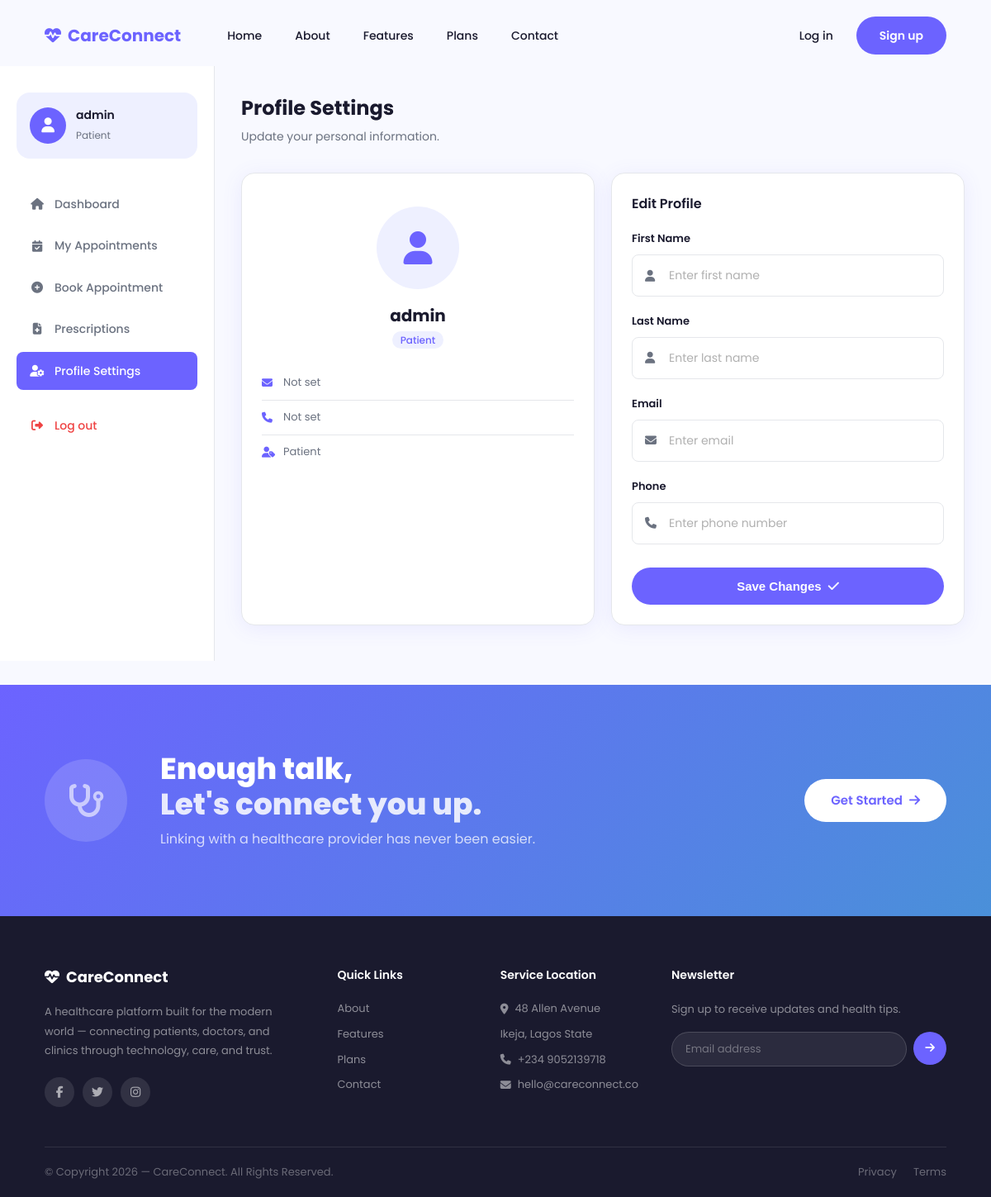
The page /patient/profile/ (signed in) on the database as committed earlier.
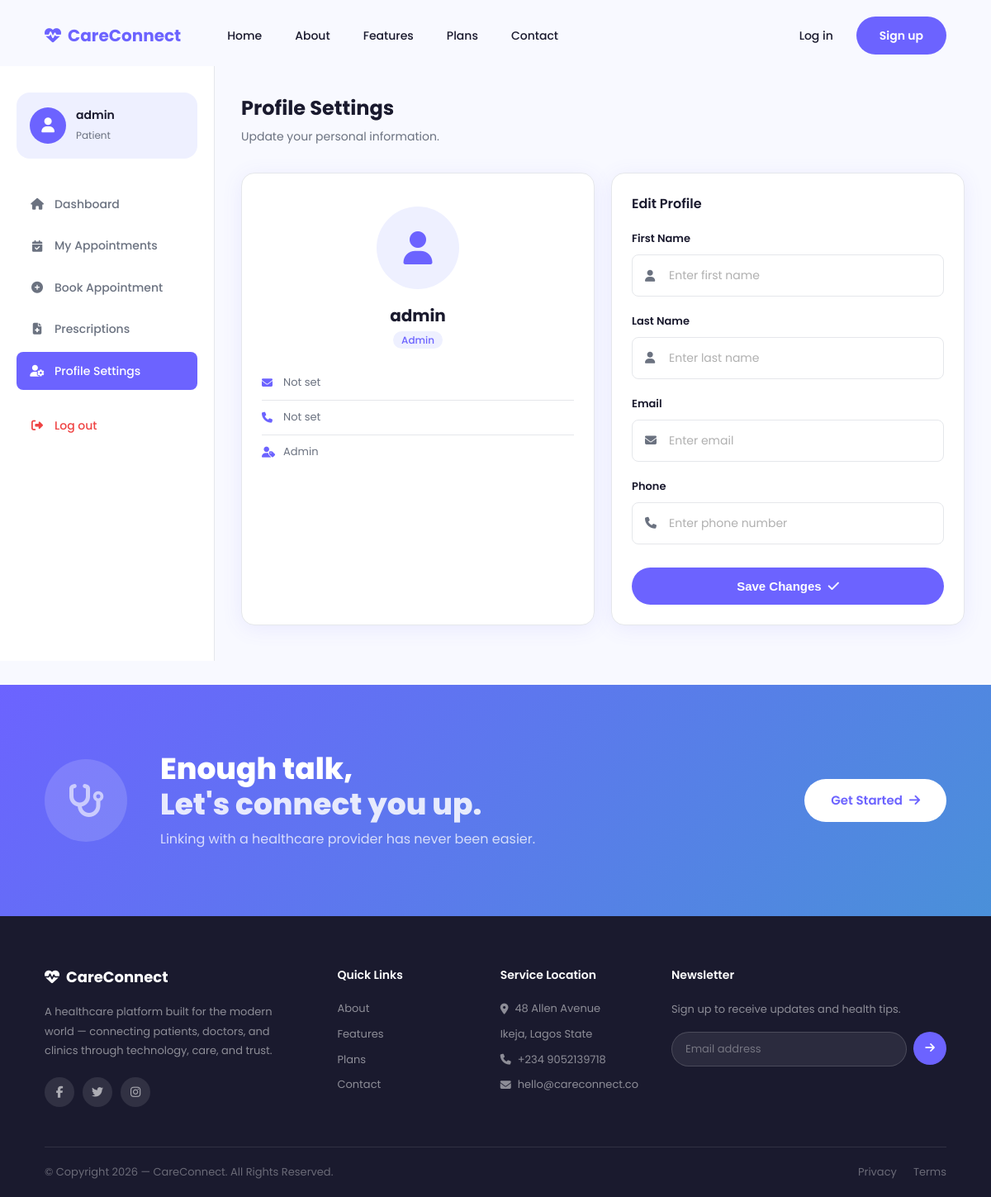
The same page on the database as committed later.
### accounts/models.py (models this page shows, shortened)
class User(AbstractUser):
    PATIENT = 'patient'
    DOCTOR  = 'doctor'
    ADMIN   = 'admin'
    ROLE_CHOICES = [
        (PATIENT, 'Patient'),
        (DOCTOR,  'Doctor'),
        (ADMIN,   'Admin'),
    ]
    role  = models.CharField(max_length=10, choices=ROLE_CHOICES, default=PATIENT)
    phone = models.CharField(max_length=20, blank=True)

### appointments/views.py (the view, shortened to what this page needs)
# urls.py: path('profile/', views.patient_profile, name='patient_profile'),
@login_required
def patient_profile(request):
    return render(request, 'appointments/patient_profile.html')

### appointments/templates/appointments/patient_profile.html (shortened to what this page needs)
{% extends 'base.html' %}
{% block content %}
<div class="dashboard-layout">
  <aside class="sidebar">
    <div class="sidebar-user">
      <div class="sidebar-avatar"><i class="fas fa-user"></i></div>
      <div>
        <h4>{{ user.get_full_name|default:user.username }}</h4>
        <span>Patient</span>
      </div>
    </div>
    <nav class="sidebar-nav">
      <a href="/patient/dashboard/"><i class="fas fa-home"></i> Dashboard</a>
      <a href="/patient/appointments/"><i class="fas fa-calendar-check"></i> My Appointments</a>
      <a href="/patient/book/"><i class="fas fa-plus-circle"></i> Book Appointment</a>
      <a href="/patient/prescriptions/"><i class="fas fa-file-medical"></i> Prescriptions</a>
      <a href="/patient/profile/" class="active"><i class="fas fa-user-cog"></i> Profile Settings</a>
      <a href="/accounts/logout/" class="logout"><i class="fas fa-sign-out-alt"></i> Log out</a>
    </nav>
  </aside>
  <main class="dashboard-main">
    <div class="dashboard-topbar">
      <div>
        <h1>Profile Settings</h1>
        <p>Update your personal information.</p>
      </div>
    </div>
    <div class="dashboard-row">
      <div class="dashboard-card" style="text-align:center;padding:40px 24px;">
        <div class="doctor-avatar-lg" style="margin:0 auto 16px;">
          <i class="fas fa-user"></i>
        </div>
        <h3 style="font-size:20px;font-weight:700;">{{ user.get_full_name|default:user.username }}</h3>
        <span class="doctor-speciality">{{ user.role|title }}</span>
        <div style="margin-top:20px;text-align:left;">
          <div style="display:flex;align-items:center;gap:10px;padding:10px 0;border-bottom:1px solid var(--border);font-size:13px;color:var(--gray);">
            <i class="fas fa-envelope" style="color:var(--purple);width:16px;"></i>
            {{ user.email|default:"Not set" }}
          </div>
          <div style="display:flex;align-items:center;gap:10px;padding:10px 0;border-bottom:1px solid var(--border);font-size:13px;color:var(--gray);">
            <i class="fas fa-phone" style="color:var(--purple);width:16px;"></i>
            {{ user.phone|default:"Not set" }}
          </div>
          <div style="display:flex;align-items:center;gap:10px;padding:10px 0;font-size:13px;color:var(--gray);">
            <i class="fas fa-user-tag" style="color:var(--purple);width:16px;"></i>
            {{ user.role|title }}
          </div>
        </div>
      </div>
      <div class="dashboard-card">
        <div class="card-header"><h3>Edit Profile</h3></div>
        <form method="POST">
          <div class="form-group">
            <label>First Name</label>
            <div class="input-wrap">
              <i class="fas fa-user"></i>
              <input type="text" name="first_name" value="{{ user.first_name }}" placeholder="Enter first name"/>
            </div>
          </div>
          <div class="form-group">
            <label>Last Name</label>
            <div class="input-wrap">
              <i class="fas fa-user"></i>
              <input type="text" name="last_name" value="{{ user.last_name }}" placeholder="Enter last name"/>
            </div>
          </div>
          <div class="form-group">
            <label>Email</label>
            <div class="input-wrap">
              <i class="fas fa-envelope"></i>
              <input type="email" name="email" value="{{ user.email }}" placeholder="Enter email"/>
            </div>
          </div>
          <div class="form-group">
            <label>Phone</label>
            <div class="input-wrap">
              <i class="fas fa-phone"></i>
              <input type="text" name="phone" value="{{ user.phone }}" placeholder="Enter phone number"/>
            </div>
          </div>
          <button type="submit" class="btn-primary btn-full">
            Save Changes <i class="fas fa-check"></i>
          </button>
        </form>
      </div>
    </div>
  </main>
</div>
{% endblock %}

Rows that differ between the two databases and show on the page:
changed User "admin": role "Patient" → "Admin"
